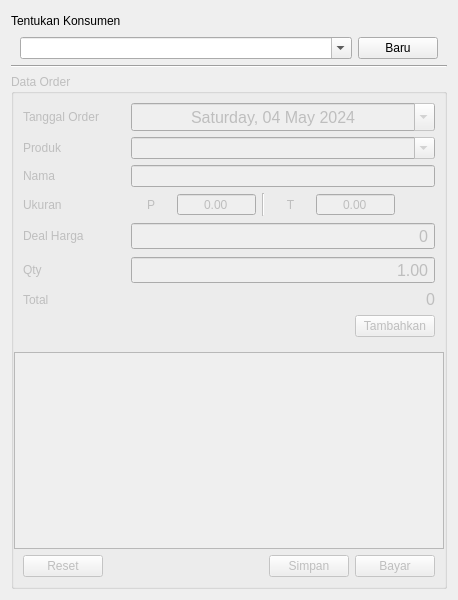
<?xml version="1.0" encoding="UTF-8"?>
<ui version="4.0">
 <class>AddOrderDialog</class>
 <widget class="QDialog" name="AddOrderDialog">
  <property name="geometry">
   <rect>
    <x>0</x>
    <y>0</y>
    <width>458</width>
    <height>600</height>
   </rect>
  </property>
  <property name="minimumSize">
   <size>
    <width>458</width>
    <height>552</height>
   </size>
  </property>
  <property name="windowTitle">
   <string>Buat Order</string>
  </property>
  <layout class="QVBoxLayout" name="verticalLayout_3" stretch="0,0,1">
   <item>
    <layout class="QVBoxLayout" name="verticalLayout">
     <item>
      <layout class="QHBoxLayout" name="horizontalLayout_3">
       <item>
        <widget class="QLabel" name="label">
         <property name="text">
          <string>Tentukan Konsumen</string>
         </property>
        </widget>
       </item>
       <item>
        <spacer name="horizontalSpacer_2">
         <property name="orientation">
          <enum>Qt::Horizontal</enum>
         </property>
         <property name="sizeHint" stdset="0">
          <size>
           <width>40</width>
           <height>20</height>
          </size>
         </property>
        </spacer>
       </item>
      </layout>
     </item>
     <item>
      <layout class="QHBoxLayout" name="horizontalLayout" stretch="1,0">
       <property name="leftMargin">
        <number>9</number>
       </property>
       <property name="rightMargin">
        <number>9</number>
       </property>
       <item>
        <widget class="QComboBox" name="comboBox">
         <property name="editable">
          <bool>true</bool>
         </property>
         <property name="insertPolicy">
          <enum>QComboBox::NoInsert</enum>
         </property>
        </widget>
       </item>
       <item>
        <widget class="QPushButton" name="pushButtonCustomer">
         <property name="toolTip">
          <string>Konsumen Baru</string>
         </property>
         <property name="text">
          <string>Baru</string>
         </property>
         <property name="autoDefault">
          <bool>false</bool>
         </property>
        </widget>
       </item>
      </layout>
     </item>
    </layout>
   </item>
   <item>
    <widget class="Line" name="line">
     <property name="orientation">
      <enum>Qt::Horizontal</enum>
     </property>
    </widget>
   </item>
   <item>
    <widget class="QGroupBox" name="groupBox">
     <property name="enabled">
      <bool>false</bool>
     </property>
     <property name="title">
      <string>Data Order</string>
     </property>
     <layout class="QVBoxLayout" name="verticalLayout_2" stretch="0,1,0">
      <property name="leftMargin">
       <number>0</number>
      </property>
      <property name="topMargin">
       <number>0</number>
      </property>
      <property name="rightMargin">
       <number>0</number>
      </property>
      <property name="bottomMargin">
       <number>9</number>
      </property>
      <item>
       <layout class="QGridLayout" name="gridLayout" columnstretch="1,3">
        <property name="leftMargin">
         <number>9</number>
        </property>
        <property name="topMargin">
         <number>9</number>
        </property>
        <property name="rightMargin">
         <number>9</number>
        </property>
        <property name="bottomMargin">
         <number>9</number>
        </property>
        <item row="2" column="0">
         <widget class="QLabel" name="label_8">
          <property name="text">
           <string>Nama</string>
          </property>
         </widget>
        </item>
        <item row="6" column="1">
         <widget class="QLabel" name="label_6">
          <property name="font">
           <font>
            <pointsize>12</pointsize>
           </font>
          </property>
          <property name="text">
           <string>0</string>
          </property>
          <property name="alignment">
           <set>Qt::AlignRight|Qt::AlignTrailing|Qt::AlignVCenter</set>
          </property>
         </widget>
        </item>
        <item row="0" column="0">
         <widget class="QLabel" name="label_7">
          <property name="text">
           <string>Tanggal Order</string>
          </property>
         </widget>
        </item>
        <item row="2" column="1">
         <widget class="QLineEdit" name="lineEdit"/>
        </item>
        <item row="1" column="1">
         <widget class="QComboBox" name="comboBoxProduct">
          <property name="editable">
           <bool>true</bool>
          </property>
          <property name="insertPolicy">
           <enum>QComboBox::NoInsert</enum>
          </property>
         </widget>
        </item>
        <item row="1" column="0">
         <widget class="QLabel" name="label_2">
          <property name="text">
           <string>Produk</string>
          </property>
          <property name="alignment">
           <set>Qt::AlignLeading|Qt::AlignLeft|Qt::AlignVCenter</set>
          </property>
         </widget>
        </item>
        <item row="4" column="0">
         <widget class="QLabel" name="label_4">
          <property name="text">
           <string>Deal Harga</string>
          </property>
          <property name="alignment">
           <set>Qt::AlignLeading|Qt::AlignLeft|Qt::AlignVCenter</set>
          </property>
         </widget>
        </item>
        <item row="6" column="0">
         <widget class="QLabel" name="label_5">
          <property name="text">
           <string>Total</string>
          </property>
          <property name="alignment">
           <set>Qt::AlignLeading|Qt::AlignLeft|Qt::AlignVCenter</set>
          </property>
         </widget>
        </item>
        <item row="5" column="0">
         <widget class="QLabel" name="label_3">
          <property name="text">
           <string>Qty</string>
          </property>
          <property name="alignment">
           <set>Qt::AlignLeading|Qt::AlignLeft|Qt::AlignVCenter</set>
          </property>
         </widget>
        </item>
        <item row="7" column="1" alignment="Qt::AlignRight">
         <widget class="QPushButton" name="pushButtonStore">
          <property name="text">
           <string>Tambahkan</string>
          </property>
          <property name="autoDefault">
           <bool>false</bool>
          </property>
          <property name="default">
           <bool>false</bool>
          </property>
         </widget>
        </item>
        <item row="5" column="1">
         <widget class="QDoubleSpinBox" name="doubleSpinBoxQ">
          <property name="font">
           <font>
            <pointsize>12</pointsize>
           </font>
          </property>
          <property name="alignment">
           <set>Qt::AlignRight|Qt::AlignTrailing|Qt::AlignVCenter</set>
          </property>
          <property name="buttonSymbols">
           <enum>QAbstractSpinBox::NoButtons</enum>
          </property>
          <property name="showGroupSeparator" stdset="0">
           <bool>true</bool>
          </property>
          <property name="minimum">
           <double>1.000000000000000</double>
          </property>
          <property name="maximum">
           <double>999999999.000000000000000</double>
          </property>
         </widget>
        </item>
        <item row="3" column="0">
         <widget class="QLabel" name="label_9">
          <property name="text">
           <string>Ukuran</string>
          </property>
         </widget>
        </item>
        <item row="3" column="1">
         <widget class="QWidget" name="widget" native="true">
          <layout class="QHBoxLayout" name="horizontalLayout_4" stretch="1,2,0,1,2,0">
           <property name="leftMargin">
            <number>0</number>
           </property>
           <property name="topMargin">
            <number>0</number>
           </property>
           <property name="rightMargin">
            <number>0</number>
           </property>
           <property name="bottomMargin">
            <number>0</number>
           </property>
           <item>
            <widget class="QLabel" name="label_10">
             <property name="text">
              <string>P</string>
             </property>
             <property name="alignment">
              <set>Qt::AlignCenter</set>
             </property>
            </widget>
           </item>
           <item>
            <widget class="QDoubleSpinBox" name="doubleSpinBoxP">
             <property name="alignment">
              <set>Qt::AlignCenter</set>
             </property>
             <property name="buttonSymbols">
              <enum>QAbstractSpinBox::NoButtons</enum>
             </property>
             <property name="maximum">
              <double>999.000000000000000</double>
             </property>
             <property name="singleStep">
              <double>0.500000000000000</double>
             </property>
            </widget>
           </item>
           <item>
            <widget class="Line" name="line_2">
             <property name="orientation">
              <enum>Qt::Vertical</enum>
             </property>
            </widget>
           </item>
           <item>
            <widget class="QLabel" name="label_11">
             <property name="text">
              <string>T</string>
             </property>
             <property name="alignment">
              <set>Qt::AlignCenter</set>
             </property>
            </widget>
           </item>
           <item>
            <widget class="QDoubleSpinBox" name="doubleSpinBoxT">
             <property name="alignment">
              <set>Qt::AlignCenter</set>
             </property>
             <property name="buttonSymbols">
              <enum>QAbstractSpinBox::NoButtons</enum>
             </property>
             <property name="maximum">
              <double>999.000000000000000</double>
             </property>
             <property name="singleStep">
              <double>0.500000000000000</double>
             </property>
            </widget>
           </item>
           <item>
            <spacer name="horizontalSpacer_3">
             <property name="orientation">
              <enum>Qt::Horizontal</enum>
             </property>
             <property name="sizeHint" stdset="0">
              <size>
               <width>40</width>
               <height>20</height>
              </size>
             </property>
            </spacer>
           </item>
          </layout>
         </widget>
        </item>
        <item row="4" column="1">
         <widget class="QSpinBox" name="spinBoxH">
          <property name="font">
           <font>
            <pointsize>12</pointsize>
           </font>
          </property>
          <property name="alignment">
           <set>Qt::AlignRight|Qt::AlignTrailing|Qt::AlignVCenter</set>
          </property>
          <property name="buttonSymbols">
           <enum>QAbstractSpinBox::NoButtons</enum>
          </property>
          <property name="showGroupSeparator" stdset="0">
           <bool>true</bool>
          </property>
          <property name="maximum">
           <number>999999999</number>
          </property>
          <property name="singleStep">
           <number>1000</number>
          </property>
         </widget>
        </item>
        <item row="0" column="1">
         <widget class="QDateTimeEdit" name="dateTimeEdit">
          <property name="font">
           <font>
            <pointsize>12</pointsize>
           </font>
          </property>
          <property name="alignment">
           <set>Qt::AlignCenter</set>
          </property>
          <property name="buttonSymbols">
           <enum>QAbstractSpinBox::NoButtons</enum>
          </property>
          <property name="dateTime">
           <datetime>
            <hour>0</hour>
            <minute>0</minute>
            <second>0</second>
            <year>2024</year>
            <month>5</month>
            <day>4</day>
           </datetime>
          </property>
          <property name="displayFormat">
           <string>dddd, dd MMMM yyyy</string>
          </property>
          <property name="calendarPopup">
           <bool>true</bool>
          </property>
         </widget>
        </item>
       </layout>
      </item>
      <item>
       <widget class="QTableView" name="tableView">
        <property name="contextMenuPolicy">
         <enum>Qt::ActionsContextMenu</enum>
        </property>
        <property name="selectionBehavior">
         <enum>QAbstractItemView::SelectRows</enum>
        </property>
        <attribute name="horizontalHeaderStretchLastSection">
         <bool>true</bool>
        </attribute>
        <attribute name="verticalHeaderVisible">
         <bool>false</bool>
        </attribute>
        <attribute name="verticalHeaderMinimumSectionSize">
         <number>15</number>
        </attribute>
        <attribute name="verticalHeaderDefaultSectionSize">
         <number>15</number>
        </attribute>
       </widget>
      </item>
      <item>
       <layout class="QHBoxLayout" name="horizontalLayout_2" stretch="0,0,0,0">
        <property name="leftMargin">
         <number>9</number>
        </property>
        <property name="rightMargin">
         <number>9</number>
        </property>
        <item>
         <widget class="QPushButton" name="pushButtonReset">
          <property name="text">
           <string>Reset</string>
          </property>
          <property name="autoDefault">
           <bool>false</bool>
          </property>
         </widget>
        </item>
        <item>
         <spacer name="horizontalSpacer">
          <property name="orientation">
           <enum>Qt::Horizontal</enum>
          </property>
          <property name="sizeHint" stdset="0">
           <size>
            <width>40</width>
            <height>20</height>
           </size>
          </property>
         </spacer>
        </item>
        <item>
         <widget class="QPushButton" name="pushButtonSave">
          <property name="toolTip">
           <string>Konsumen Baru</string>
          </property>
          <property name="text">
           <string>Simpan</string>
          </property>
          <property name="autoDefault">
           <bool>false</bool>
          </property>
         </widget>
        </item>
        <item>
         <widget class="QPushButton" name="pushButtonBayar">
          <property name="text">
           <string>Bayar</string>
          </property>
          <property name="autoDefault">
           <bool>false</bool>
          </property>
         </widget>
        </item>
       </layout>
      </item>
     </layout>
    </widget>
   </item>
  </layout>
  <action name="actionDeleteSelectedItems">
   <property name="text">
    <string>Hapus terpilih</string>
   </property>
   <property name="toolTip">
    <string>Hapus item terpilih</string>
   </property>
   <property name="shortcut">
    <string>Del</string>
   </property>
  </action>
 </widget>
 <tabstops>
  <tabstop>comboBox</tabstop>
  <tabstop>pushButtonCustomer</tabstop>
  <tabstop>dateTimeEdit</tabstop>
  <tabstop>comboBoxProduct</tabstop>
  <tabstop>lineEdit</tabstop>
  <tabstop>doubleSpinBoxP</tabstop>
  <tabstop>doubleSpinBoxT</tabstop>
  <tabstop>spinBoxH</tabstop>
  <tabstop>doubleSpinBoxQ</tabstop>
  <tabstop>pushButtonStore</tabstop>
  <tabstop>tableView</tabstop>
  <tabstop>pushButtonReset</tabstop>
  <tabstop>pushButtonSave</tabstop>
 </tabstops>
 <resources/>
 <connections/>
</ui>
